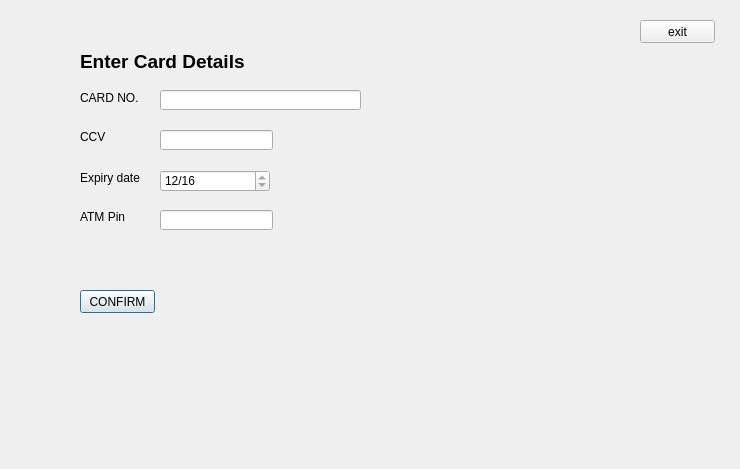
<?xml version="1.0" encoding="UTF-8"?>
<ui version="4.0">
 <class>payment</class>
 <widget class="QDialog" name="payment">
  <property name="geometry">
   <rect>
    <x>0</x>
    <y>0</y>
    <width>740</width>
    <height>469</height>
   </rect>
  </property>
  <property name="windowTitle">
   <string>Dialog</string>
  </property>
  <widget class="QLabel" name="label_6">
   <property name="geometry">
    <rect>
     <x>80</x>
     <y>210</y>
     <width>47</width>
     <height>13</height>
    </rect>
   </property>
   <property name="text">
    <string>ATM Pin</string>
   </property>
  </widget>
  <widget class="QLineEdit" name="lineEdit_3">
   <property name="geometry">
    <rect>
     <x>160</x>
     <y>130</y>
     <width>113</width>
     <height>20</height>
    </rect>
   </property>
   <property name="text">
    <string/>
   </property>
   <property name="maxLength">
    <number>3</number>
   </property>
  </widget>
  <widget class="QLabel" name="label_5">
   <property name="geometry">
    <rect>
     <x>80</x>
     <y>170</y>
     <width>61</width>
     <height>16</height>
    </rect>
   </property>
   <property name="text">
    <string>Expiry date</string>
   </property>
  </widget>
  <widget class="QLineEdit" name="lineEdit_2">
   <property name="geometry">
    <rect>
     <x>160</x>
     <y>90</y>
     <width>201</width>
     <height>20</height>
    </rect>
   </property>
   <property name="inputMethodHints">
    <set>Qt::ImhDigitsOnly</set>
   </property>
   <property name="maxLength">
    <number>8</number>
   </property>
   <property name="cursorPosition">
    <number>0</number>
   </property>
  </widget>
  <widget class="QLabel" name="label_4">
   <property name="geometry">
    <rect>
     <x>80</x>
     <y>130</y>
     <width>47</width>
     <height>13</height>
    </rect>
   </property>
   <property name="text">
    <string>CCV</string>
   </property>
  </widget>
  <widget class="QLabel" name="label">
   <property name="geometry">
    <rect>
     <x>80</x>
     <y>50</y>
     <width>181</width>
     <height>21</height>
    </rect>
   </property>
   <property name="text">
    <string>&lt;html&gt;&lt;head/&gt;&lt;body&gt;&lt;p&gt;&lt;span style=&quot; font-size:14pt; font-weight:600;&quot;&gt;Enter Card Details&lt;/span&gt;&lt;/p&gt;&lt;/body&gt;&lt;/html&gt;</string>
   </property>
  </widget>
  <widget class="QLabel" name="label_3">
   <property name="geometry">
    <rect>
     <x>80</x>
     <y>90</y>
     <width>61</width>
     <height>16</height>
    </rect>
   </property>
   <property name="text">
    <string>CARD NO.</string>
   </property>
  </widget>
  <widget class="QDateEdit" name="dateEdit">
   <property name="geometry">
    <rect>
     <x>160</x>
     <y>170</y>
     <width>110</width>
     <height>22</height>
    </rect>
   </property>
   <property name="minimumDateTime">
    <datetime>
     <hour>0</hour>
     <minute>0</minute>
     <second>0</second>
     <year>2016</year>
     <month>12</month>
     <day>14</day>
    </datetime>
   </property>
   <property name="maximumDate">
    <date>
     <year>2040</year>
     <month>12</month>
     <day>31</day>
    </date>
   </property>
   <property name="minimumDate">
    <date>
     <year>2016</year>
     <month>12</month>
     <day>14</day>
    </date>
   </property>
   <property name="displayFormat">
    <string>M/yy</string>
   </property>
  </widget>
  <widget class="QPushButton" name="pushButton">
   <property name="geometry">
    <rect>
     <x>80</x>
     <y>290</y>
     <width>75</width>
     <height>23</height>
    </rect>
   </property>
   <property name="text">
    <string>CONFIRM</string>
   </property>
  </widget>
  <widget class="QLineEdit" name="lineEdit">
   <property name="geometry">
    <rect>
     <x>160</x>
     <y>210</y>
     <width>113</width>
     <height>20</height>
    </rect>
   </property>
   <property name="inputMethodHints">
    <set>Qt::ImhDigitsOnly|Qt::ImhHiddenText|Qt::ImhNoAutoUppercase|Qt::ImhNoPredictiveText|Qt::ImhSensitiveData</set>
   </property>
   <property name="maxLength">
    <number>4</number>
   </property>
   <property name="echoMode">
    <enum>QLineEdit::Password</enum>
   </property>
  </widget>
  <widget class="QPushButton" name="pushButton_2">
   <property name="geometry">
    <rect>
     <x>640</x>
     <y>20</y>
     <width>75</width>
     <height>23</height>
    </rect>
   </property>
   <property name="text">
    <string>exit</string>
   </property>
  </widget>
  <widget class="QLabel" name="label_2">
   <property name="geometry">
    <rect>
     <x>216</x>
     <y>300</y>
     <width>421</width>
     <height>161</height>
    </rect>
   </property>
   <property name="text">
    <string/>
   </property>
   <property name="pixmap">
    <pixmap>card.jpg</pixmap>
   </property>
   <property name="scaledContents">
    <bool>true</bool>
   </property>
  </widget>
 </widget>
 <resources/>
 <connections/>
</ui>
